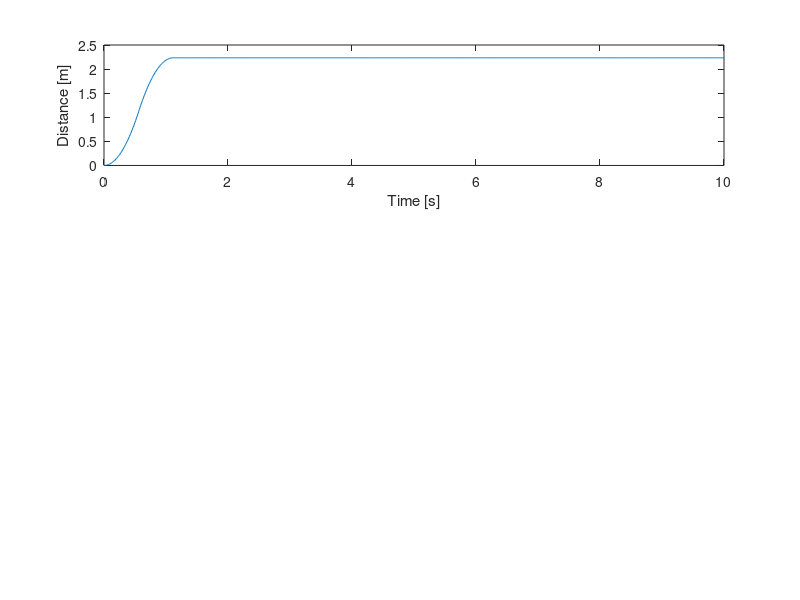

The MATLAB script that drew this image: (Note: this script raises an error after producing the figure.)
%% TRANSFER FUNCTION 
clear all
clc
g = 9.81;
l = 2; %cable length

sys = tf([-1 0 0], [l 0 g]);  

% Experiment opstelling:
theta_opt = 61.982*pi/180; %optimale eindhoek kabel [rad]
dx_object = 4; %horizontale verplaatsing bak [m]
dx_robot = dx_object - l*sin(theta_opt);  %horizontale verplaatsing robot [m]



x = 0:0.1:dx_robot; %m
time = 0:0.01:10; %s



% Choose desired input: 

% 1 = ramp input constant speed
% 2 = bang-bang motion law (1e orde continu)
% 3 = minimal rms (2e orde continu)
% 4 = 7de graads polynoom (4e orde continu, heel smooth dus eig hoop ik dat
% dit minder goed werkt)

input_type = 2;


% Loop for different velocities
iterations = 4;
indicators = zeros(iterations,2)';

for i = 2:2:2*iterations
    input = zeros(length(time),1);

    if input_type == 1
        % snelheid robot = v
        v = i; %m/s
        indicators(1,i) =v;

        % t = x/v: tijd vd beweging vd robot voor constante v
        t = dx_robot/v; %s
    
    
        ramp = v*time(1:ceil(t/0.01)); 

        %ramp
        input(1:ceil(t/0.01)) = ramp;
        %constant position at dx_robot
        input(ceil(t/0.01):end) = dx_robot;

        
    end

    if input_type == 2

        % Duratie beweging zelf te kiezen. Neem zelfde tijden als ramp
        T = dx_robot/i;
        tau1 = time(1:ceil(T/(2*0.01)))/T;
        tau2 = time(ceil(T/(2*0.01)):ceil(T/0.01))/T;
        % bang-bang
        S1 = dx_robot*2*(tau1).^2;
        S2 = dx_robot*(-2*tau2.^2+4*tau2-1);

        
        %motion law input
        input(1:ceil(T/(2*0.01))) = S1;
        input(ceil(T/(2*0.01)):ceil(T/(0.01))) = S2;
        %constant position at end
        input(ceil(T/0.01):end) = dx_robot;
    end
    

    if input_type == 3

        % Duratie beweging zelf te kiezen. Neem zelfde tijden als ramp
        T = dx_robot/i;
        tau = time(1:ceil(T/0.01))/T;
        % minimal rms
        S = dx_robot*(3*tau.^2 - 2*tau.^3);

        
        %motion law input
        input(1:ceil(T/(0.01))) = S;
        
        %constant position at end
        input(ceil(T/0.01):end) = dx_robot;
    end

    if input_type == 4

        % Duratie beweging zelf te kiezen. Neem zelfde tijden als ramp
        T = dx_robot/i;
        tau = time(1:ceil(T/0.01))/T;
        % 7th degree polynomial
        S = dx_robot*(-20*tau.^7+70*tau.^6-84*tau.^5+35*tau.^4);

        
        %motion law input
        input(1:ceil(T/(0.01))) = S;
        
        %constant position at end
        input(ceil(T/0.01):end) = dx_robot;
    end

    % Simulation
    [theta,time] = lsim(sys, input, time); 
    
    % Object position in time
    x_obj = input + l*sin(theta);
    y_obj = l*(1-cos(theta));
    
    % Does the object reach the optimal angle at this speed
    max_angle = max(theta);

    %time = timeindex / 100
    disp('SPEED = ')
    disp(i)
    
    if max_angle >= theta_opt
        disp('VVVVVVVVVVVVVVVVVVVVVVVVVVVVVVVVVVVVVVVV')
        disp('Destination can be reached at this speed')
        
    else
        disp('XXXXXXXXXXXXXXXXXXXXXXXXXXXXXXXXXXXXXXXXX')
        disp('Destination is not reached, speed too low')
    end

    disp('----------------------------------------------------------')
    
    
    %plots
    if input_type == 1
        figure
        subplot(3,1,1)
        plot(time, input)
        xlabel('Time [s]')
        ylabel('Distance [m]')
        title('Robot position for v=', i)

        subplot(3,1,2)
        plot(time,theta)
        xlabel('Time [s]')
        ylabel('Angle [rad]')
        hold on
        xline(x(end)/i, 'Color', 'r', 'LineStyle', '--');
        yline(theta_opt, 'Color', 'g', 'LineStyle', '--');
        title('Theta for v=', i)
        
        subplot(3,1,3)
        plot(x_obj,y_obj)
        xlabel('x-distance [m]')
        ylabel('y-distance [m]')
        hold on
        xline(x(end), 'Color', 'r', 'LineStyle', '--');
        title('Object position')

        indicators(2,i) = 2*max(y_obj*2*g/(v^2));

       
    end

    if input_type == 2
        figure
        subplot(3,1,1)
        plot(time, input)
        xlabel('Time [s]')
        ylabel('Distance [m]')
        title('Robot position for T=', T)

        subplot(3,1,2)
        plot(time,theta)
        xlabel('Time [s]')
        ylabel('Angle [rad]')
        hold on
        xline(x(end)/i, 'Color', 'r', 'LineStyle', '--');
        yline(theta_opt, 'Color', 'g', 'LineStyle', '--');
        title('Theta for T=', T)
        
        subplot(3,1,3)
        plot(x_obj,y_obj)
        xlabel('x-distance [m]')
        ylabel('y-distance [m]')
        hold on
        xline(x(end), 'Color', 'r', 'LineStyle', '--');
        title('Object position')
    end

    if input_type == 3
        figure
        subplot(3,1,1)
        plot(time, input)
        xlabel('Time [s]')
        ylabel('Distance [m]')
        title('Robot position for T=', T)

        subplot(3,1,2)
        plot(time,theta)
        xlabel('Time [s]')
        ylabel('Angle [rad]')
        hold on
        xline(x(end)/i, 'Color', 'r', 'LineStyle', '--');
        yline(theta_opt, 'Color', 'g', 'LineStyle', '--');
        title('Theta for T=', T)
        
        subplot(3,1,3)
        plot(x_obj,y_obj)
        xlabel('x-distance [m]')
        ylabel('y-distance [m]')
        hold on
        xline(x(end), 'Color', 'r', 'LineStyle', '--');
        title('Object position')
    end

    if input_type == 4
        figure
        subplot(3,1,1)
        plot(time, input)
        xlabel('Time [s]')
        ylabel('Distance [m]')
        title('Robot position for T=', T)

        subplot(3,1,2)
        plot(time,theta)
        xlabel('Time [s]')
        ylabel('Angle [rad]')
        hold on
        xline(x(end)/i, 'Color', 'r', 'LineStyle', '--');
        yline(theta_opt, 'Color', 'g', 'LineStyle', '--');
        title('Theta for T=', T)
        
        subplot(3,1,3)
        plot(x_obj,y_obj)
        xlabel('x-distance [m]')
        ylabel('y-distance [m]')
        hold on
        xline(x(end), 'Color', 'r', 'LineStyle', '--');
        title('Object position')
    end
end
%disp(indicators)
